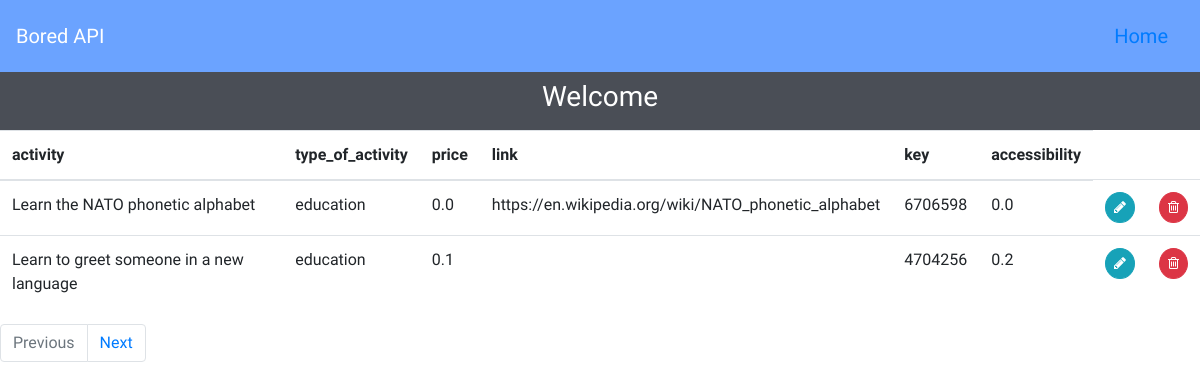
Screenshot of /activities (signed in) with the database file from the repository.
### Task1/models.py (models this page shows)
class UserActivities(models.Model):
    activitie_id=models.AutoField(primary_key=True)
    activity=models.CharField(max_length=250)
    user=models.ForeignKey(Account,on_delete=models.CASCADE)
    type_of_activity=models.CharField(max_length=50)
    participants=models.IntegerField()
    price=models.FloatField()
    link=models.CharField(max_length=250)
    key=models.CharField(max_length=250)#it is numerous digit but taking as a charfield due to becuase of doc
    accessibility=models.FloatField()
    created_on=models.DateTimeField(auto_now=True)
    edited_on=models.DateTimeField(null=True,blank=True)

### Task1/views.py (the view)
# urls.py: path("activities",Loadactivities.as_view(),name="Loadactivities"),
class Loadactivities(ListView):
    model=UserActivities
    paginate_by = 2
    context_object_name = "activities"
    template_name="activities.html"
    def get_queryset(self):
        user = self.request.user
        if user.is_authenticated:
            return UserActivities.objects.filter(user=user)
        return []

### templates/activities.html (shortened to what this page needs)
<!doctype html>
<html lang="en">
<head>
    <link rel="stylesheet" href="https://maxcdn.bootstrapcdn.com/bootstrap/4.0.0/css/bootstrap.min.css"
>
    <link rel="stylesheet" href="https://cdnjs.cloudflare.com/ajax/libs/font-awesome/4.7.0/css/font-awesome.min.css">
</head>
<body>
    <nav class="navbar text-white py-3">
        <span class="navbar-brand mb-0 h1 font-weight-normal">Bored API</span>
        <span class="navbar-brand mb-0 h1 font-weight-normal"><a href="/home">Home</a></span>
    </nav>
    <div class="container-fluid">
        <div class="row">
            <div class="col-12 pageTitle">
                <h3 class="font-weight-normal py-2 text-center">Welcome {{username}}</h3>
            </div>
        </div>
    </div>
    <table class="table">
        <thead>
          <tr>
            <th scope="col">activity</th>
            <th scope="col">type_of_activity</th>
            <th scope="col">price</th>
            <th scope="col">link</th>
            <th scope="col">key</th>
            <th scope="col">accessibility</th>
          </tr>
        </thead>
        <tbody>
            {% for obj in activities %}
          <tr>
            <td>{{obj.activity}}</td>
            <td>{{obj.type_of_activity}}</td>
            <td>{{obj.price}}</td>
            <td>{{obj.link}}</td>
            <td>{{obj.key}}</td>
            <td>{{obj.accessibility}}</td>
            <td><a href="/update?id={{ obj.activitie_id}}"><button class="btn btn-info btn-sm rounded-circle"><i class="fa fa-pencil" aria-hidden="true"></i></button></a></td>
            <td><a href="/delete?id={{ obj.activitie_id}}"><button class="btn btn-danger btn-sm rounded-circle"><i class="fa fa-trash-o" aria-hidden="true"></i></button></a></td>
          </tr>
          {% endfor %}
        </tbody>
      </table>
      {% if is_paginated %}
      <nav aria-label="Page navigation example">
        <ul class="pagination">
                {% if page_obj.has_previous %}
                    <li class="page-item"><a class="page-link" href="?page={{ page_obj.previous_page_number }}">Previous</a></li>
                {% else %}
                    <li class="page-item disabled"><a class="page-link">Previous</a></li>
                {% endif %}
                {% if page_obj.has_next %}
                    <li class="page-item"><a class="page-link" href="?page={{page_obj.next_page_number}}">Next</a></li>
                    {% else %}
                    <li class="page-item disabled"><a class="page-link" >{{ data.next_page_number}}</a></li>
                    {% endif %}
        </ul>
      </nav>
      {% endif %}
</body>
</html>

### templates/activities.html (style rules this page uses)
* { margin: 0; padding: 0; font-family: 'Oxygen', sans-serif; -webkit-font-smoothing: antialiased; }
.navbar { background-color: #6ba3ff; }
.pageTitle { background-color: #4a4e56; color: #fff; }

### rows the page displays
UserActivities: activity "Learn the NATO phonetic alphabet", type_of_activity "education", price "0.0", link "https://en.wikipedia.org/wiki/NATO_phonetic_alphabet", key "6706598", accessibility "0.0"
UserActivities: activity "Learn to greet someone in a new language", type_of_activity "education", price "0.1", key "4704256", accessibility "0.2"
